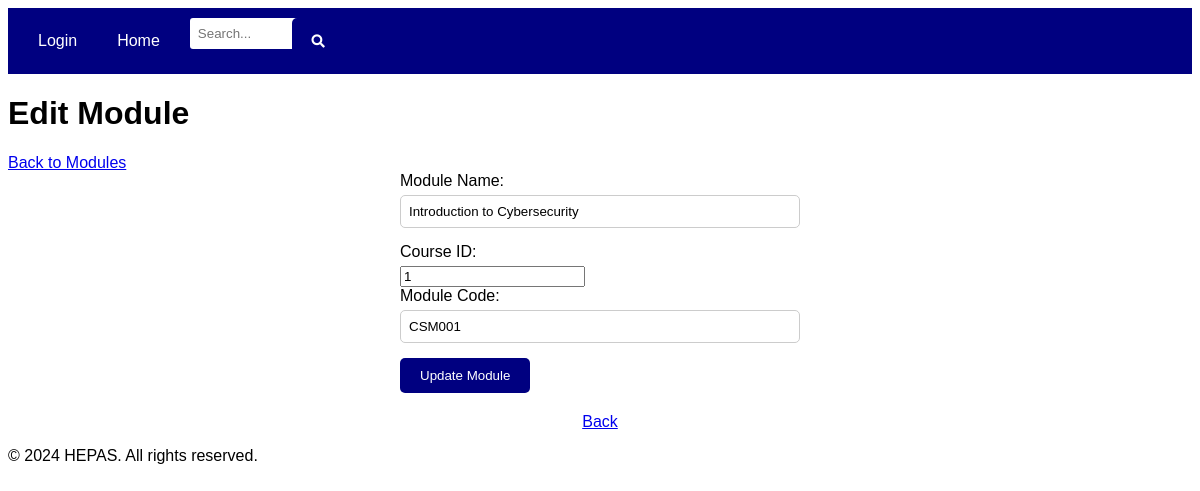
The app's page /admin/modules/edit/1 with its own data.
### app/models/module.py (models this page shows, shortened)
class Module(db.Model):
    __tablename__ = 'modules'
    module_id = db.Column(db.Integer, primary_key=True, autoincrement=True)
    module_name = db.Column(db.String(30), nullable=False)
    course_id = db.Column(db.Integer, db.ForeignKey('courses.course_id'), nullable=False)
    module_code = db.Column(db.String(20))
    course_code = db.Column(db.String(20))  # Add course code attribute
    teacher_id = db.Column(db.Integer, db.ForeignKey('teacher.teacher_id'), nullable=False)
    assignments = db.relationship('Assignment', backref='module_parent', lazy=True)
    teacher = db.relationship('Teacher', backref=db.backref('modules', lazy=True))

### app/controllers/manage_modules.py (the view, shortened to what this page needs)
@manage_modules_bp.route('/modules/edit/<int:module_id>', methods=['GET', 'POST'])
def edit_module(module_id):
    module = Module.query.get(module_id)
    if not module:
        flash('Module not found.')
        return redirect(url_for('manage_modules.get_modules'))
    return render_template('edit_module.html', module=module)

### app/views/templates/edit_module.html (shortened to what this page needs)
{% extends "base.html" %}
{% block content %}
<link rel="stylesheet" href="{{ url_for('static', filename='css/edit.css') }}">
    <h1>Edit Module</h1>
    <a href="{{ url_for('manage_modules.get_modules') }}">Back to Modules</a>
    <form action="{{ url_for('manage_modules.edit_module', module_id=module.module_id) }}" method="post">
        <label for="module_name">Module Name:</label>
        <input type="text" id="module_name" name="module_name" value="{{ module.module_name }}" required>
        <label for="course_id">Course ID:</label>
        <input type="number" id="course_id" name="course_id" value="{{ module.course_id }}" required>
        <label for="module_code">Module Code:</label>
        <input type="text" id="module_code" name="module_code" value="{{ module.module_code }}" required>
        <button type="submit">Update Module</button>
    </form>
{% endblock %}

### app/views/static/css/edit.css (style rules this page uses)
body { font-family: Arial, sans-serif; }
form { max-width: 400px; margin: 0 auto; }
label { display: block; margin-bottom: 5px; }
input[type="text"], input[type="email"], input[type="date"], input[type="password"] { width: 100%; padding: 8px; margin-bottom: 15px; border: 1px solid #ccc; border-radius: 5px; box-sizing: border-box; }
button[type="submit"] { background-color: navy; color: white; padding: 10px 20px; border: none; border-radius: 5px; cursor: pointer; }

### records on screen
Module: module_name "Introduction to Cybersecurity", course_id "1", module_code "CSM001"
